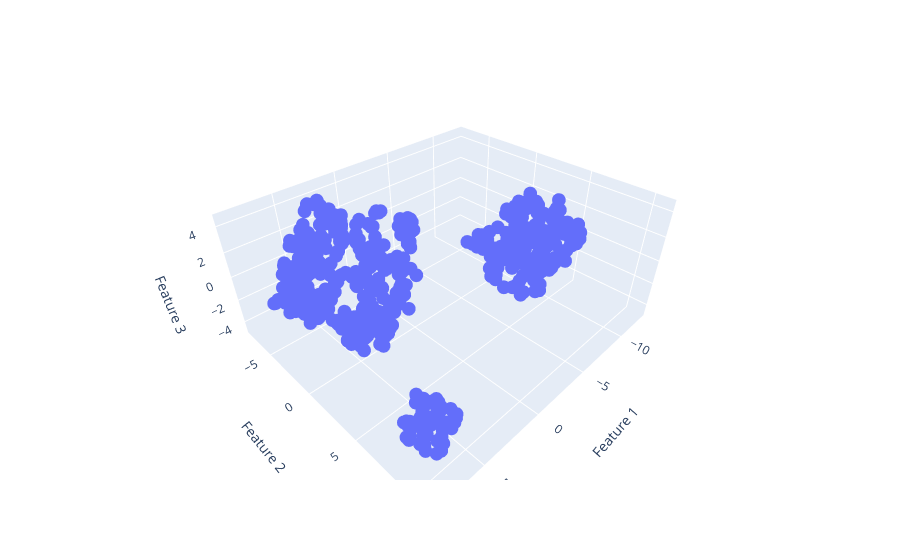

Notebook source saved alongside this figure:
### Code cell
fig = px.scatter_3d(tsne_3d_data, x='Feature 1', y='Feature 2', z='Feature 3')
fig.show()

### Figure 1 — Plotly figure (JSON) as saved in the notebook; plotly's stock layout.template omitted (floating-point values rounded to 4 significant figures; data arrays with more than 128 entries replaced by an {"elided": "..."} marker saying what was removed)
{"data": [{"hovertemplate": "Feature 1=%{x}<br>Feature 2=%{y}<br>Feature 3=%{z}<extra></extra>", "legendgroup": "", "marker": {"color": "#636efa", "symbol": "circle"}, "mode": "markers", "name": "", "scene": "scene", "showlegend": false, "type": "scatter3d", "x": {"elided": "660 float values"}, "y": {"elided": "660 float values"}, "z": {"elided": "660 float values"}}], "layout": {"legend": {"tracegroupgap": 0}, "margin": {"t": 60}, "scene": {"domain": {"x": [0, 1], "y": [0, 1]}, "xaxis": {"title": {"text": "Feature 1"}}, "yaxis": {"title": {"text": "Feature 2"}}, "zaxis": {"title": {"text": "Feature 3"}}}}}
